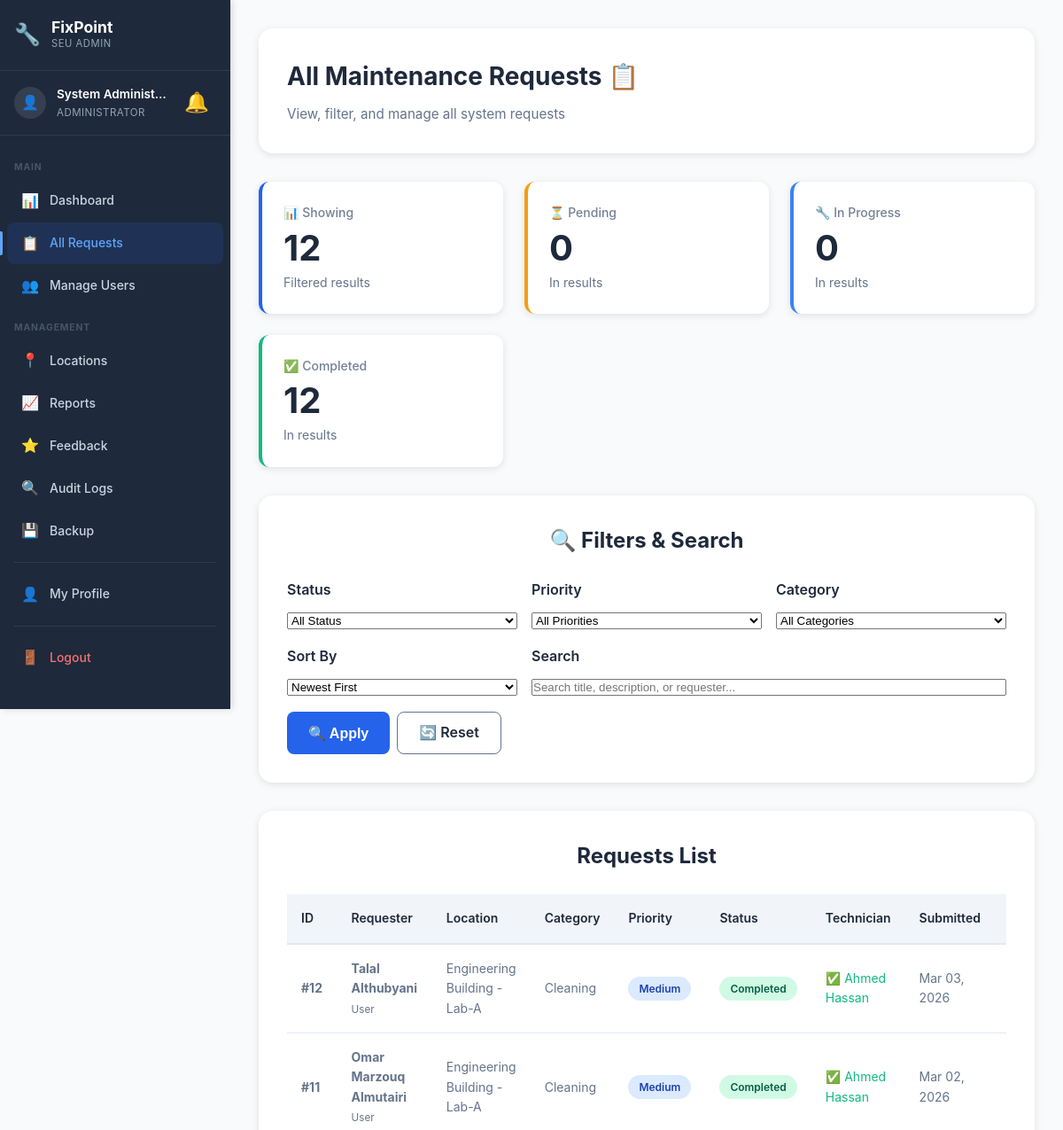
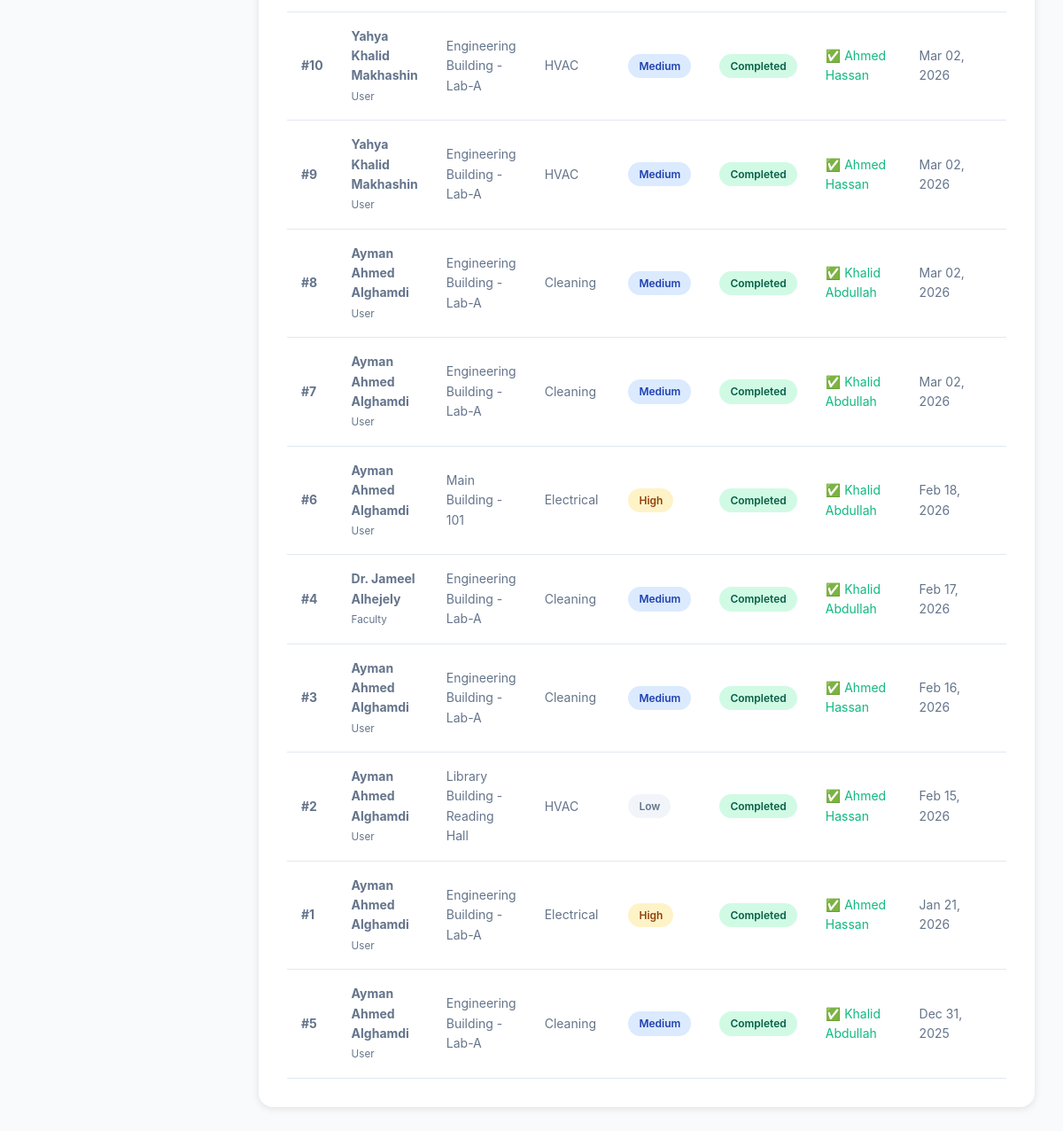
/admin/all-requests.php (signed in), run on the app's committed database (2 pictures, top to bottom).
### tables this page shows
CREATE TABLE `user` (
  `UserID` int(11) NOT NULL,
  `RoleID` int(11) NOT NULL,
  `Name` varchar(100) NOT NULL,
  `Email` varchar(100) NOT NULL,
  `Password` varchar(255) NOT NULL,
  `Phone` varchar(20) DEFAULT NULL,
  `MaxRequestsPerWeek` int(11) DEFAULT 2,
  `CreatedAt` timestamp NOT NULL DEFAULT current_timestamp(),
  `LastResetAt` datetime DEFAULT NULL
);

CREATE TABLE `maintenancerequest` (
  `RequestID` int(11) NOT NULL,
  `UserID` int(11) NOT NULL,
  `LocationID` int(11) NOT NULL,
  `CategoryID` int(11) NOT NULL,
  `PriorityID` int(11) NOT NULL,
  `StatusID` int(11) NOT NULL DEFAULT 1,
  `Title` varchar(200) NOT NULL,
  `Description` text NOT NULL,
  `SubmittedAt` timestamp NOT NULL DEFAULT current_timestamp(),
  `UpdatedAt` timestamp NOT NULL DEFAULT current_timestamp() ON UPDATE current_timestamp(),
  `CompletedAt` timestamp NULL DEFAULT NULL
);

CREATE TABLE `role` (
  `RoleID` int(11) NOT NULL,
  `RoleName` varchar(50) NOT NULL
);

CREATE TABLE `location` (
  `LocationID` int(11) NOT NULL,
  `BuildingName` varchar(100) NOT NULL,
  `FloorNumber` varchar(20) DEFAULT NULL,
  `RoomNumber` varchar(50) DEFAULT NULL,
  `Description` text DEFAULT NULL
);

CREATE TABLE `category` (
  `CategoryID` int(11) NOT NULL,
  `CategoryName` varchar(100) NOT NULL,
  `Description` text DEFAULT NULL
);

CREATE TABLE `priority` (
  `PriorityID` int(11) NOT NULL,
  `PriorityLevel` varchar(50) NOT NULL,
  `Description` text DEFAULT NULL
);

CREATE TABLE `status` (
  `StatusID` int(11) NOT NULL,
  `StatusName` varchar(50) NOT NULL,
  `Description` text DEFAULT NULL
);

### config/helpers.php (called while the page is built, shortened)
<?php
function formatDate($date, $format = 'M d, Y H:i') {
    return date($format, strtotime($date));
}
function e($string) {
    return htmlspecialchars($string, ENT_QUOTES, 'UTF-8');
}
function getStatusBadgeClass($status_name) {
    $classes = [
        'Pending'     => 'status-pending',
        'Reviewed'    => 'status-reviewed',
        'Assigned'    => 'status-assigned',
        'In Progress' => 'status-in-progress',
        'Completed'   => 'status-completed',
        'Cancelled'   => 'status-cancelled'
    ];
    return $classes[$status_name] ?? 'status-default';
}
function getPriorityBadgeClass($priority_level) {
    $classes = [
        'Low'      => 'priority-low',
        'Medium'   => 'priority-medium',
        'High'     => 'priority-high',
        'Critical' => 'priority-critical'
    ];
    return $classes[$priority_level] ?? 'priority-default';
}
?>

### admin/all-requests.php (the view, shortened to what this page needs)
<?php
require_once __DIR__ . '/../config/database.php';
require_once __DIR__ . '/../config/helpers.php';
$status_filter   = isset($_GET['status'])   ? $_GET['status']         : 'all';
$priority_filter = isset($_GET['priority']) ? $_GET['priority']       : 'all';
$category_filter = isset($_GET['category']) ? $_GET['category']       : 'all';
$search          = isset($_GET['search'])   ? trim($_GET['search'])   : '';
$sort_by         = isset($_GET['sort'])     ? $_GET['sort']           : 'newest';
$sql = "SELECT
            mr.RequestID,
            mr.Title,
            mr.Description,
            mr.SubmittedAt,
            mr.UpdatedAt,
            mr.CompletedAt,
            u.Name as RequesterName,
            u.Email as RequesterEmail,
            r.RoleName as RequesterRole,
            l.BuildingName,
            l.FloorNumber,
            l.RoomNumber,
            c.CategoryName,
            p.PriorityLevel,
            p.PriorityID,
            s.StatusName,
            s.StatusID,
            (SELECT Name FROM user WHERE UserID = (SELECT TechnicianID FROM assignment WHERE RequestID = mr.RequestID ORDER BY AssignedAt DESC LIMIT 1)) as TechnicianName
        FROM maintenancerequest mr
        JOIN user u ON mr.UserID = u.UserID
        JOIN role r ON u.RoleID = r.RoleID
        JOIN location l ON mr.LocationID = l.LocationID
        JOIN category c ON mr.CategoryID = c.CategoryID
        JOIN priority p ON mr.PriorityID = p.PriorityID
        JOIN status s ON mr.StatusID = s.StatusID
        WHERE 1=1";
switch ($sort_by) {
    default:         $sql .= " ORDER BY mr.SubmittedAt DESC"; break;
}
$result   = $conn->query($sql);
$requests = $result->fetch_all(MYSQLI_ASSOC);
$stats = ['total' => count($requests), 'pending' => 0, 'in_progress' => 0, 'completed' => 0];
foreach ($requests as $req) {
    if ($req['StatusName'] == 'Completed') $stats['completed']++;
}
$current_page = 'all-requests';
?>
<!DOCTYPE html>
<html lang="en">
<head>
    <link rel="stylesheet" href="../assets/css/style.css">
    <link rel="stylesheet" href="../assets/css/dashboard.css">
    <link rel="stylesheet" href="../assets/css/sidebar.css">
</head>
<body class="has-sidebar">
    <aside class="sidebar" id="sidebar">
        <div class="sidebar-header">
            <div class="sidebar-logo">
                <span class="sidebar-logo-icon">🔧</span>
                <div>
                    <span class="sidebar-logo-text">FixPoint</span>
                    <span class="sidebar-logo-sub">SEU Admin</span>
                </div>
            </div>
        </div>
        <div class="sidebar-user">
            <div class="sidebar-avatar">👤</div>
            <div class="sidebar-user-info">
                <span class="sidebar-user-name"><?php echo e($_SESSION['name']); ?></span>
                <span class="sidebar-user-role">Administrator</span>
            </div>
            <?php include __DIR__ . '/../includes/notification-bell.php'; ?>
        </div>
        <nav class="sidebar-nav">
            <div class="sidebar-section-label">Main</div>
            <a href="dashboard.php" class="sidebar-link <?php echo $current_page === 'dashboard' ? 'active' : ''; ?>">
                <span class="sidebar-icon">📊</span><span>Dashboard</span>
            </a>
            <a href="all-requests.php" class="sidebar-link <?php echo $current_page === 'all-requests' ? 'active' : ''; ?>">
                <span class="sidebar-icon">📋</span><span>All Requests</span>
            </a>
            <a href="users.php" class="sidebar-link <?php echo $current_page === 'users' ? 'active' : ''; ?>">
                <span class="sidebar-icon">👥</span><span>Manage Users</span>
            </a>
            <div class="sidebar-section-label">Management</div>
            <a href="locations.php" class="sidebar-link <?php echo $current_page === 'locations' ? 'active' : ''; ?>">
                <span class="sidebar-icon">📍</span><span>Locations</span>
            </a>
            <a href="reports.php" class="sidebar-link <?php echo $current_page === 'reports' ? 'active' : ''; ?>">
                <span class="sidebar-icon">📈</span><span>Reports</span>
            </a>
            <a href="all-feedback.php" class="sidebar-link <?php echo $current_page === 'all-feedback' ? 'active' : ''; ?>">
                <span class="sidebar-icon">⭐</span><span>Feedback</span>
            </a>
            <a href="audit-logs.php" class="sidebar-link <?php echo $current_page === 'audit-logs' ? 'active' : ''; ?>">
                <span class="sidebar-icon">🔍</span><span>Audit Logs</span>
            </a>
            <a href="backup.php" class="sidebar-link <?php echo $current_page === 'backup' ? 'active' : ''; ?>">
                <span class="sidebar-icon">💾</span><span>Backup</span>
            </a>
<div class="sidebar-divider"></div>
<a href="profile.php" class="sidebar-link <?php echo $current_page === 'profile' ? 'active' : ''; ?>">
    <span class="sidebar-icon">👤</span><span>My Profile</span>
</a>
            <div class="sidebar-divider"></div>
            <a href="../auth/logout.php" class="sidebar-link sidebar-logout">
                <span class="sidebar-icon">🚪</span><span>Logout</span>
            </a>
        </nav>
    </aside>
    <div class="main-content">
            <div class="topbar-notif"><?php include __DIR__ . '/../includes/notification-bell.php'; ?></div>
    <div class="dashboard">
        <div class="dashboard-container">
            <div class="dashboard-header">
                <h1 class="welcome-text">All Maintenance Requests 📋</h1>
                <p class="user-info">View, filter, and manage all system requests</p>
            </div>
            <div class="stats-grid">
                <div class="stat-card">
                    <div class="stat-label">📊 Showing</div>
                    <div class="stat-value"><?php echo $stats['total']; ?></div>
                    <div class="stat-info">Filtered results</div>
                </div>
                <div class="stat-card warning">
                    <div class="stat-label">⏳ Pending</div>
                    <div class="stat-value"><?php echo $stats['pending']; ?></div>
                    <div class="stat-info">In results</div>
                </div>
                <div class="stat-card info">
                    <div class="stat-label">🔧 In Progress</div>
                    <div class="stat-value"><?php echo $stats['in_progress']; ?></div>
                    <div class="stat-info">In results</div>
                </div>
                <div class="stat-card success">
                    <div class="stat-label">✅ Completed</div>
                    <div class="stat-value"><?php echo $stats['completed']; ?></div>
                    <div class="stat-info">In results</div>
                </div>
            </div>
            <div class="requests-section" style="margin-bottom: 2rem;">
                <h2 class="section-title">🔍 Filters & Search</h2>
                <form method="GET" action="" style="display: grid; grid-template-columns: repeat(auto-fit, minmax(200px, 1fr)); gap: 1rem; align-items: end;">
                    <div>
                        <label style="display:block;font-weight:600;margin-bottom:0.5rem;color:#1e293b;">Status</label>
                        <select name="status" class="form-input" style="width:100%;">
                            <option value="all"        <?php echo ($status_filter=='all')        ?'selected':''; ?>>All Status</option>
                        </select>
                    </div>
                    <div>
                        <label style="display:block;font-weight:600;margin-bottom:0.5rem;color:#1e293b;">Priority</label>
                        <select name="priority" class="form-input" style="width:100%;">
                            <option value="all" <?php echo ($priority_filter=='all')?'selected':''; ?>>All Priorities</option>
                        </select>
                    </div>
                    <div>
                        <label style="display:block;font-weight:600;margin-bottom:0.5rem;color:#1e293b;">Category</label>
                        <select name="category" class="form-input" style="width:100%;">
                            <option value="all" <?php echo ($category_filter=='all')?'selected':''; ?>>All Categories</option>
                        </select>
                    </div>
                    <div>
                        <label style="display:block;font-weight:600;margin-bottom:0.5rem;color:#1e293b;">Sort By</label>
                        <select name="sort" class="form-input" style="width:100%;">
                            <option value="newest"   <?php echo ($sort_by=='newest')  ?'selected':''; ?>>Newest First</option>
                        </select>
                    </div>
                    <div style="grid-column: span 2;">
                        <label style="display:block;font-weight:600;margin-bottom:0.5rem;color:#1e293b;">Search</label>
                        <input type="text" name="search" class="form-input"
                            placeholder="Search title, description, or requester..."
                            value="<?php echo e($search); ?>" style="width:100%;">
                    </div>
                    <div style="display:flex;gap:0.5rem;">
                        <button type="submit" class="btn btn-primary">🔍 Apply</button>
                        <a href="all-requests.php" class="btn btn-outline">🔄 Reset</a>
                    </div>
                </form>
            </div>
            <div class="requests-section">
                <h2 class="section-title">Requests List</h2>
                <?php if (count($requests) > 0): ?>
                    <div class="admin-mobile-hide" style="overflow-x:auto;">
                        <table class="requests-table">
                            <thead>
                                <tr>
                                    <th>ID</th>
                                    <th>Requester</th>
                                    <th>Location</th>
                                    <th>Category</th>
                                    <th>Priority</th>
                                    <th>Status</th>
                                    <th>Technician</th>
                                    <th>Submitted</th>
                                    <th>Actions</th>
                                </tr>
                            </thead>
                            <tbody>
                                <?php foreach ($requests as $req): ?>
                                    <tr style="<?php echo ($req['PriorityID'] >= 3 && $req['StatusID'] < 5) ? 'background:#fef2f2;' : ''; ?>">
                                        <td><strong>#<?php echo $req['RequestID']; ?></strong></td>
                                        <td>
                                            <strong><?php echo e($req['RequesterName']); ?></strong><br>
                                            <small style="color:#64748b;"><?php echo e($req['RequesterRole']); ?></small>
                                        </td>
                                        <td><?php echo e($req['BuildingName'] . ' - ' . $req['RoomNumber']); ?></td>
                                        <td><?php echo e($req['CategoryName']); ?></td>
                                        <td>
                                            <span class="priority-badge <?php echo getPriorityBadgeClass($req['PriorityLevel']); ?>">
                                                <?php echo e($req['PriorityLevel']); ?>
                                            </span>
                                        </td>
                                        <td>
                                            <span class="status-badge <?php echo getStatusBadgeClass($req['StatusName']); ?>">
                                                <?php echo e($req['StatusName']); ?>
                                            </span>
                                        </td>
                                        <td>
                                            <?php if ($req['TechnicianName']): ?>
                                                <span style="color:#10b981;">✅ <?php echo e($req['TechnicianName']); ?></span>
                                            <?php else: ?>
                                                <span style="color:#94a3b8;">⚠️ Unassigned</span>
                                            <?php endif; ?>
                                        </td>
                                        <td><?php echo formatDate($req['SubmittedAt'], 'M d, Y'); ?></td>
                                        <td>
                                        </td>
                                    </tr>
                                <?php endforeach; ?>
                            </tbody>
                        </table>
                    </div>
                <?php endif; ?>
            </div>
        </div>
    </div>
    </div>
</body>
</html>

### data on the page
user: maintenancerequest.RequestID "12", Name "Talal Althubyani", RoleID.RoleName "User", location.BuildingName+RoomNumber "Engineering Building - Lab-A", category.CategoryName "Cleaning", priority.PriorityLevel "Medium", status.StatusName "Completed", TechnicianName "Ahmed Hassan", maintenancerequest.SubmittedAt "Mar 03, 2026"
user: maintenancerequest.RequestID "11", Name "Omar Marzouq Almutairi", RoleID.RoleName "User", location.BuildingName+RoomNumber "Engineering Building - Lab-A", category.CategoryName "Cleaning", priority.PriorityLevel "Medium", status.StatusName "Completed", TechnicianName "Ahmed Hassan", maintenancerequest.SubmittedAt "Mar 02, 2026"
user: maintenancerequest.RequestID "10", Name "Yahya Khalid Makhashin", RoleID.RoleName "User", location.BuildingName+RoomNumber "Engineering Building - Lab-A", category.CategoryName "HVAC", priority.PriorityLevel "Medium", status.StatusName "Completed", TechnicianName "Ahmed Hassan", maintenancerequest.SubmittedAt "Mar 02, 2026", maintenancerequest.RequestID "9"
user: maintenancerequest.RequestID "8", Name "Ayman Ahmed Alghamdi", RoleID.RoleName "User", location.BuildingName+RoomNumber "Engineering Building - Lab-A", category.CategoryName "Cleaning", priority.PriorityLevel "Medium", status.StatusName "Completed", TechnicianName "Khalid Abdullah", maintenancerequest.SubmittedAt "Mar 02, 2026", maintenancerequest.RequestID "7", maintenancerequest.RequestID "6", location.BuildingName+RoomNumber "Main Building - 101", category.CategoryName "Electrical", priority.PriorityLevel "High", maintenancerequest.SubmittedAt "Feb 18, 2026", maintenancerequest.RequestID "3", TechnicianName "Ahmed Hassan", maintenancerequest.SubmittedAt "Feb 16, 2026", maintenancerequest.RequestID "2", location.BuildingName+RoomNumber "Library Building - Reading Hall", category.CategoryName "HVAC", priority.PriorityLevel "Low", maintenancerequest.SubmittedAt "Feb 15, 2026", maintenancerequest.RequestID "1", maintenancerequest.SubmittedAt "Jan 21, 2026", maintenancerequest.RequestID "5", maintenancerequest.SubmittedAt "Dec 31, 2025"
user: maintenancerequest.RequestID "4", Name "Dr. Jameel Alhejely", RoleID.RoleName "Faculty", location.BuildingName+RoomNumber "Engineering Building - Lab-A", category.CategoryName "Cleaning", priority.PriorityLevel "Medium", status.StatusName "Completed", TechnicianName "Khalid Abdullah", maintenancerequest.SubmittedAt "Feb 17, 2026"

### other printed values
$_SESSION['name'] "System Administ…"
$stats['total'] "12"
$stats['pending'] "0"
$stats['in_progress'] "0"
$stats['completed'] "12"
